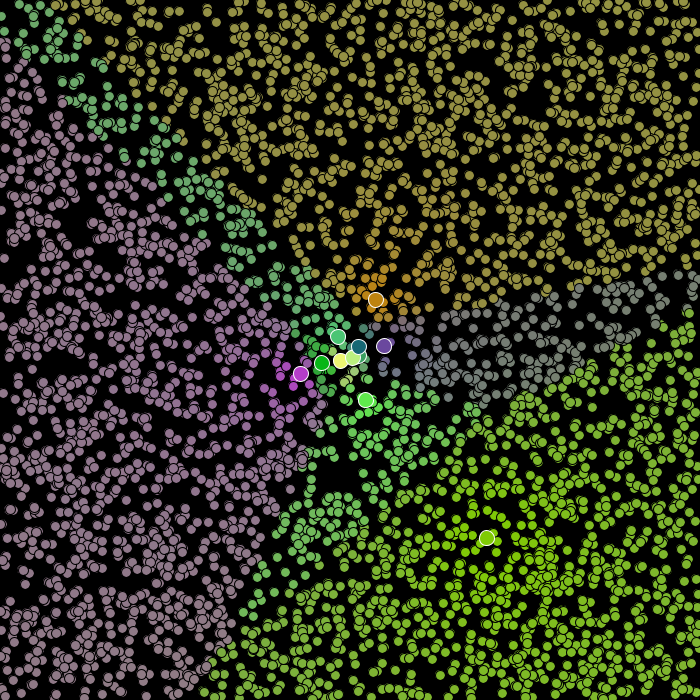
Frame 1 (no input)
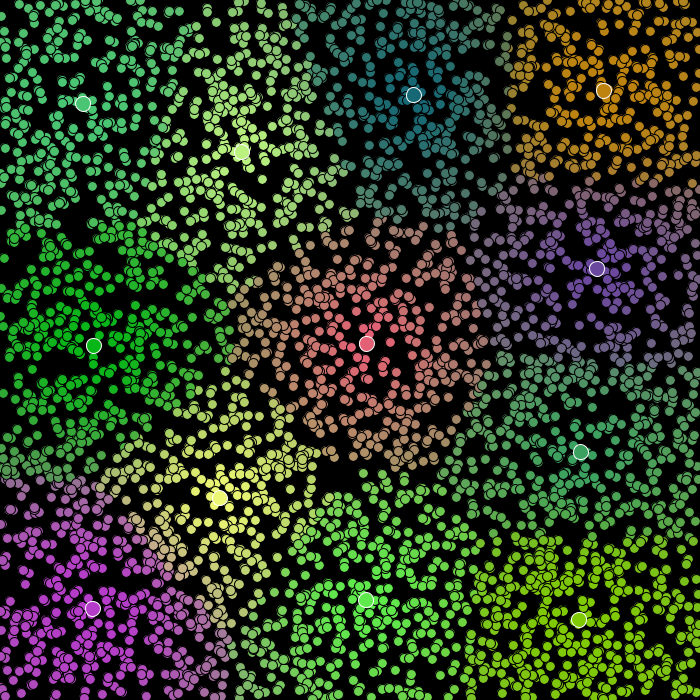
Frame 60 (the mouse pressed at the canvas centre just before this capture)
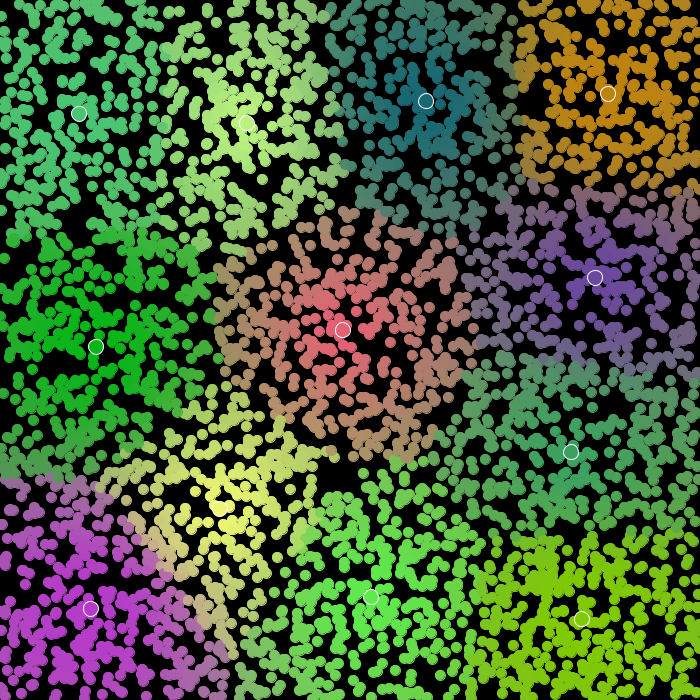
Frame 120 (the mouse held since frame 60 and released just before this capture)

The Processing sketch that drew these frames (run headless with seeded random() and noise(); from frame 60 on, the mouse is pressed at the canvas centre):

// Processing sketch: fcm
// ── fcm.pde
int n_dp = 4300;        //numbers of datapoints
int n_cr = 12;          //numbers of centroids
float m = 2;            //fuzziness parameter
float tolerance = 0.005f;    

ArrayList<PVector> data_points;
ArrayList<PVector> centroids;

int[] c_colors;
float[][] distr;        //a n_dp x n_cr matrix that containes the memebrship for each data point

boolean stop = false;   //whether or not centroids have moved in the last iteration (or the movement is below the tolerance level)

void setup()
{
  size(700,700);
  stroke(255);
  
  data_points = new ArrayList<PVector>();
  centroids = new ArrayList<PVector>();
  c_colors = new int[n_cr];
 
  gen();  //generates random data points and colors
  //printd();    //prints the membership values for each datapoint
}

void printd()
{
  for(int i=0;i<n_dp;i++)
  {
    println(i);
    for(int k=0;k<n_cr;k++)
    {
      print(distr[i][k]);
      print(" ");
    }
    println();
  }
}

void gen()
{
  PVector p;
  for(int i=0;i<n_dp;i++)
  {
    p = new PVector(int(random(width)), int(random(height)));  //datapoints' two features are randomly generated coordinates
    data_points.add(p);
  }
  for(int i=0;i<n_cr;i++)
  {
    p = new PVector();
    centroids.add(p);
    c_colors[i] = color(random(0,255),random(0,255),random(0,255));
  }
  
  //at first, set the membership values to a random value
  float d, tot_d;
  distr = new float[n_dp][n_cr];
  for(int i=0;i<n_dp;i++)
  {
    tot_d=0;
    for(int k=0;k<n_cr;k++)
    {
      if(k+1==n_cr)
        d = 1-tot_d;
      else{
        d = random(1-tot_d);
        tot_d+=d;
      }
      distr[i][k] = d;
    }
  }
}

void draw()
{ 
  if(!stop)  //while the centroids keep changing position (features)
  {
    background(0);
    
    calculate_centroids();    //recalcutale the centroids features
    calculate_distances();    //reassign each data point to the new centroid
    drawpoints();
  }
}

void calculate_centroids()
{
  //calculate the centroids' features
  // V_k = ( SUM[i=0->n_dp](distr_ik ^ m) * x_i) ) / SUM[i=0->n_dp](distr_ik ^ m)
  float numx, numy, denum;
  for (int k=0;k<n_cr;k++)
  {
    numx=0; numy=0;
    denum=0;
    for(int i=0;i<n_dp;i++)
    {
      numx+=pow(distr[i][k],m)*data_points.get(i).x;
      numy+=pow(distr[i][k],m)*data_points.get(i).y;
      denum+=pow(distr[i][k],m);
    }
    centroids.get(k).set(numx/denum,numy/denum);
  }
}

void calculate_distances()
{
  //calculate the new membership values for each datapoint
  // distr_ik = { SUM[j=0->n_cr](dist(i,k)^2 / dist(j,k)^2 )^1/*m-1) }^-1
  boolean same=true;
  float sum, new_distr;
  PVector p;
  for (int i=0;i<n_dp;i++)
  {
    p=data_points.get(i);
    for (int k=0;k<n_cr;k++) //Yik
    {
      sum=0;
      for (PVector j : centroids)
      {
        sum+= pow(p.dist(centroids.get(k)),2)/pow(p.dist(j),2);
      }
      new_distr = pow(pow(sum,1/(m-1)),-1);
      same = same & (abs(distr[i][k]-new_distr) < tolerance);  //checks whether the centroids are still positioned at the same coordinates (or within the tolerance level)
      distr[i][k] = new_distr;
    }
  }
  stop = same;  
}

void drawpoints()
{ 
  //function that draws all the points and their color
  float max_prob;
  int assigned_c, col;
  PVector p, c;
  
  for(int i=0;i<n_dp;i++)
  {
    p=data_points.get(i);
    max_prob = 0;
    assigned_c = 0;
    for (int k=0;k<n_cr;k++)
    {
      if(distr[i][k] > max_prob)
      {
        assigned_c = k;
        max_prob = distr[i][k];
      }
    }
    col = c_colors[assigned_c];  //initially, each data point is colored in the same color as its assigned centroid
    for (int k=0;k<n_cr;k++)
      col = lerpColor(col,c_colors[k],distr[i][k]);    //that color then is set to a mix of the colors of all the centroids lerped by the respective membership value
    fill(col);
    if(stop)  //stroke changes to the fill color during the last iteration
      stroke(col);
    else
      stroke(0);
    circle(p.x, p.y, 10);
  }
  
  for (int k=0;k<n_cr;k++)
  {
    c=centroids.get(k);
    fill(c_colors[k]);
    stroke(255);
    circle(c.x,c.y,15);
  }
}
